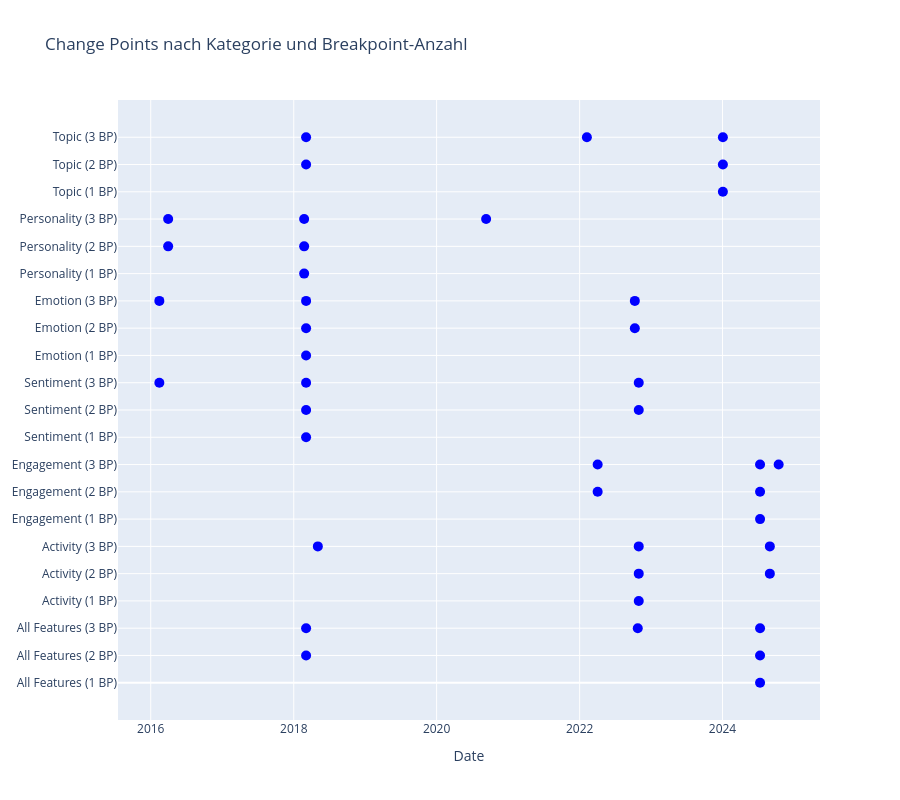

Notebook cell for this chart:
### Code cell
# === Parameter ===
# Maximal gewünschte Anzahl an Breakpoints
default_n_bkps = 3

# === 1. Datenvorbereitung ===
# final_daily_df muss eine 'date'-Spalte besitzen und alle anderen Spalten sind die Features
final_daily_df['date'] = pd.to_datetime(final_daily_df['date'])
all_features = final_daily_df.drop(columns=['date']).fillna(0)

# === 2. Kategorien definieren ===
activity_cols = ['tweet_count']
engagement_cols = ['retweetCount', 'replyCount', 'likeCount', 'quoteCount']
sentiment_cols = ['pos', 'neu', 'neg']
emotion_cols = ['anger', 'disgust', 'fear', 'joy', 'neutral', 'sadness', 'surprise']
personality_cols = ['Extroversion', 'Neuroticism', 'Agreeableness', 'Conscientiousness', 'Openness']
topic_cols = [
    'arts_culture', 'business_entrepreneurs', 'celebrity_pop_culture', 'diaries_daily_life',
    'family', 'fashion_style', 'film_tv_video', 'fitness_&_health', 'food_&_dining', 'gaming',
    'learning_educational', 'music', 'news_social_concern', 'other_hobbies', 'relationships',
    'science_technology', 'sports', 'travel_adventure', 'youth_student_life'
]

categories = {
    'All Features': all_features,
    'Activity': all_features[activity_cols],
    'Engagement': all_features[engagement_cols],
    'Sentiment': all_features[sentiment_cols],
    'Emotion': all_features[emotion_cols],
    'Personality': all_features[personality_cols],
    'Topic': all_features[topic_cols]
}

# === 3. Change Point Detection (1 bis default_n_bkps) ===
breakpoints_data = {}  # dict[(category, n_bkps)] -> list of dates
scaler = StandardScaler()
for category, df_feats in categories.items():
    feats_scaled = scaler.fit_transform(df_feats.values)
    for n_bkps in range(1, default_n_bkps + 1):
        model = rpt.Binseg(model='l2').fit(feats_scaled)
        bkps = model.predict(n_bkps=n_bkps)
        change_idxs = bkps[:-1]
        dates = final_daily_df['date'].iloc[[idx-1 for idx in change_idxs]].dt.strftime('%Y-%m-%d').tolist()
        breakpoints_data[(category, n_bkps)] = dates

# === 4a. Visualisierung 1: nach Kategorie (innerhalb: verschiedene BP-Zahlen) ===
fig1 = go.Figure()
y_labels1 = []
y_pos1 = 0
for category in categories.keys():
    for n_bkps in range(1, default_n_bkps + 1):
        label = f"{category} ({n_bkps} BP)"
        y_labels1.append(label)
        for dt in breakpoints_data.get((category, n_bkps), []):
            fig1.add_trace(go.Scatter(
                x=[pd.to_datetime(dt)],
                y=[y_pos1],
                mode='markers',
                marker=dict(size=10, color='blue'),
                hovertemplate=f"{label}<br>Date: {dt}<extra></extra>",
                showlegend=False
            ))
        y_pos1 += 1
fig1.update_layout(
    title="Change Points nach Kategorie und Breakpoint-Anzahl",
    xaxis_title="Date",
    yaxis=dict(
        tickmode='array',
        tickvals=list(range(len(y_labels1))),
        ticktext=y_labels1
    ),
    height=800,
    showlegend=False
)
fig1.show()

# === 4b. Visualisierung 2: nach Breakpoint-Anzahl (innerhalb: verschiedene Kategorien) ===
fig2 = go.Figure()
y_labels2 = []
y_pos2 = 0
for n_bkps in range(1, default_n_bkps + 1):
    for category in categories.keys():
        label = f"{category} ({n_bkps} BP)"
        y_labels2.append(label)
        for dt in breakpoints_data.get((category, n_bkps), []):
            fig2.add_trace(go.Scatter(
                x=[pd.to_datetime(dt)],
                y=[y_pos2],
                mode='markers',
                marker=dict(size=10, color='orange'),
                hovertemplate=f"{label}<br>Date: {dt}<extra></extra>",
                showlegend=False
            ))
        y_pos2 += 1
fig2.update_layout(
    title="Change Points nach Breakpoint-Anzahl und Kategorie",
    xaxis_title="Date",
    yaxis=dict(
        tickmode='array',
        tickvals=list(range(len(y_labels2))),
        ticktext=y_labels2
    ),
    height=800,
    showlegend=False
)
fig2.show()

### Figure 1 — Plotly figure (JSON) as saved in the notebook; plotly's stock layout.template omitted (floating-point values rounded to 4 significant figures)
{"data": [{"hovertemplate": "All Features (1 BP)<br>Date: 2024-07-11<extra></extra>", "marker": {"color": "blue", "size": 10}, "mode": "markers", "showlegend": false, "type": "scatter", "x": ["2024-07-11T00:00:00"], "y": [0]}, {"hovertemplate": "All Features (2 BP)<br>Date: 2018-03-05<extra></extra>", "marker": {"color": "blue", "size": 10}, "mode": "markers", "showlegend": false, "type": "scatter", "x": ["2018-03-05T00:00:00"], "y": [1]}, {"hovertemplate": "All Features (2 BP)<br>Date: 2024-07-11<extra></extra>", "marker": {"color": "blue", "size": 10}, "mode": "markers", "showlegend": false, "type": "scatter", "x": ["2024-07-11T00:00:00"], "y": [1]}, {"hovertemplate": "All Features (3 BP)<br>Date: 2018-03-05<extra></extra>", "marker": {"color": "blue", "size": 10}, "mode": "markers", "showlegend": false, "type": "scatter", "x": ["2018-03-05T00:00:00"], "y": [2]}, {"hovertemplate": "All Features (3 BP)<br>Date: 2022-10-25<extra></extra>", "marker": {"color": "blue", "size": 10}, "mode": "markers", "showlegend": false, "type": "scatter", "x": ["2022-10-25T00:00:00"], "y": [2]}, {"hovertemplate": "All Features (3 BP)<br>Date: 2024-07-11<extra></extra>", "marker": {"color": "blue", "size": 10}, "mode": "markers", "showlegend": false, "type": "scatter", "x": ["2024-07-11T00:00:00"], "y": [2]}, {"hovertemplate": "Activity (1 BP)<br>Date: 2022-10-30<extra></extra>", "marker": {"color": "blue", "size": 10}, "mode": "markers", "showlegend": false, "type": "scatter", "x": ["2022-10-30T00:00:00"], "y": [3]}, {"hovertemplate": "Activity (2 BP)<br>Date: 2022-10-30<extra></extra>", "marker": {"color": "blue", "size": 10}, "mode": "markers", "showlegend": false, "type": "scatter", "x": ["2022-10-30T00:00:00"], "y": [4]}, {"hovertemplate": "Activity (2 BP)<br>Date: 2024-08-30<extra></extra>", "marker": {"color": "blue", "size": 10}, "mode": "markers", "showlegend": false, "type": "scatter", "x": ["2024-08-30T00:00:00"], "y": [4]}, {"hovertemplate": "Activity (3 BP)<br>Date: 2018-05-04<extra></extra>", "marker": {"color": "blue", "size": 10}, "mode": "markers", "showlegend": false, "type": "scatter", "x": ["2018-05-04T00:00:00"], "y": [5]}, {"hovertemplate": "Activity (3 BP)<br>Date: 2022-10-30<extra></extra>", "marker": {"color": "blue", "size": 10}, "mode": "markers", "showlegend": false, "type": "scatter", "x": ["2022-10-30T00:00:00"], "y": [5]}, {"hovertemplate": "Activity (3 BP)<br>Date: 2024-08-30<extra></extra>", "marker": {"color": "blue", "size": 10}, "mode": "markers", "showlegend": false, "type": "scatter", "x": ["2024-08-30T00:00:00"], "y": [5]}, {"hovertemplate": "Engagement (1 BP)<br>Date: 2024-07-11<extra></extra>", "marker": {"color": "blue", "size": 10}, "mode": "markers", "showlegend": false, "type": "scatter", "x": ["2024-07-11T00:00:00"], "y": [6]}, {"hovertemplate": "Engagement (2 BP)<br>Date: 2022-04-03<extra></extra>", "marker": {"color": "blue", "size": 10}, "mode": "markers", "showlegend": false, "type": "scatter", "x": ["2022-04-03T00:00:00"], "y": [7]}, {"hovertemplate": "Engagement (2 BP)<br>Date: 2024-07-11<extra></extra>", "marker": {"color": "blue", "size": 10}, "mode": "markers", "showlegend": false, "type": "scatter", "x": ["2024-07-11T00:00:00"], "y": [7]}, {"hovertemplate": "Engagement (3 BP)<br>Date: 2022-04-03<extra></extra>", "marker": {"color": "blue", "size": 10}, "mode": "markers", "showlegend": false, "type": "scatter", "x": ["2022-04-03T00:00:00"], "y": [8]}, {"hovertemplate": "Engagement (3 BP)<br>Date: 2024-07-11<extra></extra>", "marker": {"color": "blue", "size": 10}, "mode": "markers", "showlegend": false, "type": "scatter", "x": ["2024-07-11T00:00:00"], "y": [8]}, {"hovertemplate": "Engagement (3 BP)<br>Date: 2024-10-14<extra></extra>", "marker": {"color": "blue", "size": 10}, "mode": "markers", "showlegend": false, "type": "scatter", "x": ["2024-10-14T00:00:00"], "y": [8]}, {"hovertemplate": "Sentiment (1 BP)<br>Date: 2018-03-05<extra></extra>", "marker": {"color": "blue", "size": 10}, "mode": "markers", "showlegend": false, "type": "scatter", "x": ["2018-03-05T00:00:00"], "y": [9]}, {"hovertemplate": "Sentiment (2 BP)<br>Date: 2018-03-05<extra></extra>", "marker": {"color": "blue", "size": 10}, "mode": "markers", "showlegend": false, "type": "scatter", "x": ["2018-03-05T00:00:00"], "y": [10]}, {"hovertemplate": "Sentiment (2 BP)<br>Date: 2022-10-30<extra></extra>", "marker": {"color": "blue", "size": 10}, "mode": "markers", "showlegend": false, "type": "scatter", "x": ["2022-10-30T00:00:00"], "y": [10]}, {"hovertemplate": "Sentiment (3 BP)<br>Date: 2016-02-14<extra></extra>", "marker": {"color": "blue", "size": 10}, "mode": "markers", "showlegend": false, "type": "scatter", "x": ["2016-02-14T00:00:00"], "y": [11]}, {"hovertemplate": "Sentiment (3 BP)<br>Date: 2018-03-05<extra></extra>", "marker": {"color": "blue", "size": 10}, "mode": "markers", "showlegend": false, "type": "scatter", "x": ["2018-03-05T00:00:00"], "y": [11]}, {"hovertemplate": "Sentiment (3 BP)<br>Date: 2022-10-30<extra></extra>", "marker": {"color": "blue", "size": 10}, "mode": "markers", "showlegend": false, "type": "scatter", "x": ["2022-10-30T00:00:00"], "y": [11]}, {"hovertemplate": "Emotion (1 BP)<br>Date: 2018-03-05<extra></extra>", "marker": {"color": "blue", "size": 10}, "mode": "markers", "showlegend": false, "type": "scatter", "x": ["2018-03-05T00:00:00"], "y": [12]}, {"hovertemplate": "Emotion (2 BP)<br>Date: 2018-03-05<extra></extra>", "marker": {"color": "blue", "size": 10}, "mode": "markers", "showlegend": false, "type": "scatter", "x": ["2018-03-05T00:00:00"], "y": [13]}, {"hovertemplate": "Emotion (2 BP)<br>Date: 2022-10-10<extra></extra>", "marker": {"color": "blue", "size": 10}, "mode": "markers", "showlegend": false, "type": "scatter", "x": ["2022-10-10T00:00:00"], "y": [13]}, {"hovertemplate": "Emotion (3 BP)<br>Date: 2016-02-14<extra></extra>", "marker": {"color": "blue", "size": 10}, "mode": "markers", "showlegend": false, "type": "scatter", "x": ["2016-02-14T00:00:00"], "y": [14]}, {"hovertemplate": "Emotion (3 BP)<br>Date: 2018-03-05<extra></extra>", "marker": {"color": "blue", "size": 10}, "mode": "markers", "showlegend": false, "type": "scatter", "x": ["2018-03-05T00:00:00"], "y": [14]}, {"hovertemplate": "Emotion (3 BP)<br>Date: 2022-10-10<extra></extra>", "marker": {"color": "blue", "size": 10}, "mode": "markers", "showlegend": false, "type": "scatter", "x": ["2022-10-10T00:00:00"], "y": [14]}, {"hovertemplate": "Personality (1 BP)<br>Date: 2018-02-23<extra></extra>", "marker": {"color": "blue", "size": 10}, "mode": "markers", "showlegend": false, "type": "scatter", "x": ["2018-02-23T00:00:00"], "y": [15]}, {"hovertemplate": "Personality (2 BP)<br>Date: 2016-03-30<extra></extra>", "marker": {"color": "blue", "size": 10}, "mode": "markers", "showlegend": false, "type": "scatter", "x": ["2016-03-30T00:00:00"], "y": [16]}, {"hovertemplate": "Personality (2 BP)<br>Date: 2018-02-23<extra></extra>", "marker": {"color": "blue", "size": 10}, "mode": "markers", "showlegend": false, "type": "scatter", "x": ["2018-02-23T00:00:00"], "y": [16]}, {"hovertemplate": "Personality (3 BP)<br>Date: 2016-03-30<extra></extra>", "marker": {"color": "blue", "size": 10}, "mode": "markers", "showlegend": false, "type": "scatter", "x": ["2016-03-30T00:00:00"], "y": [17]}, {"hovertemplate": "Personality (3 BP)<br>Date: 2018-02-23<extra></extra>", "marker": {"color": "blue", "size": 10}, "mode": "markers", "showlegend": false, "type": "scatter", "x": ["2018-02-23T00:00:00"], "y": [17]}, {"hovertemplate": "Personality (3 BP)<br>Date: 2020-09-10<extra></extra>", "marker": {"color": "blue", "size": 10}, "mode": "markers", "showlegend": false, "type": "scatter", "x": ["2020-09-10T00:00:00"], "y": [17]}, {"hovertemplate": "Topic (1 BP)<br>Date: 2024-01-03<extra></extra>", "marker": {"color": "blue", "size": 10}, "mode": "markers", "showlegend": false, "type": "scatter", "x": ["2024-01-03T00:00:00"], "y": [18]}, {"hovertemplate": "Topic (2 BP)<br>Date: 2018-03-05<extra></extra>", "marker": {"color": "blue", "size": 10}, "mode": "markers", "showlegend": false, "type": "scatter", "x": ["2018-03-05T00:00:00"], "y": [19]}, {"hovertemplate": "Topic (2 BP)<br>Date: 2024-01-03<extra></extra>", "marker": {"color": "blue", "size": 10}, "mode": "markers", "showlegend": false, "type": "scatter", "x": ["2024-01-03T00:00:00"], "y": [19]}, {"hovertemplate": "Topic (3 BP)<br>Date: 2018-03-05<extra></extra>", "marker": {"color": "blue", "size": 10}, "mode": "markers", "showlegend": false, "type": "scatter", "x": ["2018-03-05T00:00:00"], "y": [20]}, {"hovertemplate": "Topic (3 BP)<br>Date: 2022-02-07<extra></extra>", "marker": {"color": "blue", "size": 10}, "mode": "markers", "showlegend": false, "type": "scatter", "x": ["2022-02-07T00:00:00"], "y": [20]}, {"hovertemplate": "Topic (3 BP)<br>Date: 2024-01-03<extra></extra>", "marker": {"color": "blue", "size": 10}, "mode": "markers", "showlegend": false, "type": "scatter", "x": ["2024-01-03T00:00:00"], "y": [20]}], "layout": {"height": 800, "showlegend": false, "title": {"text": "Change Points nach Kategorie und Breakpoint-Anzahl"}, "xaxis": {"title": {"text": "Date"}}, "yaxis": {"tickmode": "array", "ticktext": ["All Features (1 BP)", "All Features (2 BP)", "All Features (3 BP)", "Activity (1 BP)", "Activity (2 BP)", "Activity (3 BP)", "Engagement (1 BP)", "Engagement (2 BP)", "Engagement (3 BP)", "Sentiment (1 BP)", "Sentiment (2 BP)", "Sentiment (3 BP)", "Emotion (1 BP)", "Emotion (2 BP)", "Emotion (3 BP)", "Personality (1 BP)", "Personality (2 BP)", "Personality (3 BP)", "Topic (1 BP)", "Topic (2 BP)", "Topic (3 BP)"], "tickvals": [0, 1, 2, 3, 4, 5, 6, 7, 8, 9, 10, 11, 12, 13, 14, 15, 16, 17, 18, 19, 20]}}}
